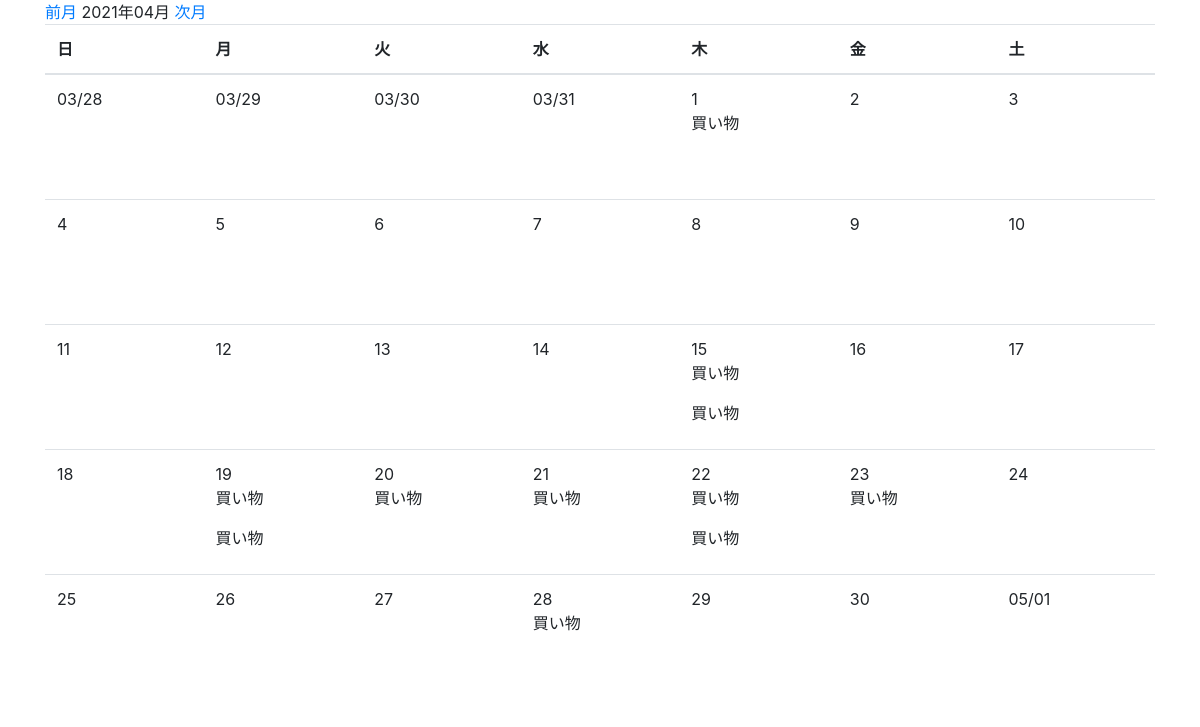
Page /month_with_schedule/2021/4/ on the committed database.
### app/models.py (models this page shows, shortened)
class Cost(models.Model):
    summary = models.CharField('カテゴリ', max_length=30)
    money = models.IntegerField(
        '金額', validators=[MinValueValidator(0), MaxValueValidator(100000000)])
    description = models.TextField('詳細な説明', blank=True)
    date = models.DateField('日付', default=timezone.now)
    created_at = models.DateTimeField('作成日', default=timezone.now)

### app/views.py (the view)
class MonthWithScheduleCalendar(mixins.MonthWithScheduleMixin, generic.TemplateView):
    template_name = 'app/month_with_schedule.html'
    model = Cost
    date_field = 'date'
    def get_context_data(self, **kwargs):
        context = super().get_context_data(**kwargs)
        calendar_context = self.get_month_calendar()
        context.update(calendar_context)
        return context

### app/mixins.py (called while the page is built)
    def setup_calendar(self):
        self._calendar = calendar.Calendar(self.first_weekday)

    def get_week_names(self):
        week_names = deque(self.week_names)
        week_names.rotate(-self.first_weekday)
        return week_names

    def get_previous_month(self, date):
        if date.month == 1:
            return date.replace(year=date.year-1, month=12, day=1)
        else:
            return date.replace(month=date.month-1, day=1)

    def get_next_month(self, date):
        if date.month == 12:
            return date.replace(year=date.year+1, month=1, day=1)
        else:
            return date.replace(month=date.month+1, day=1)

    def get_month_days(self, date):
        return self._calendar.monthdatescalendar(date.year, date.month)

    def get_current_month(self):
        month = self.kwargs.get('month')
        year = self.kwargs.get('year')
        if month and year:
            month = datetime.date(year=int(year), month=int(month), day=1)
        else:
            month = datetime.date.today().replace(day=1)
        return month

    def get_month_calendar(self):
        self.setup_calendar()
        current_month = self.get_current_month()
        calendar_data = {
            'now': datetime.date.today(),
            'month_days': self.get_month_days(current_month),
            'month_current': current_month,
            'month_previous': self.get_previous_month(current_month),
            'month_next': self.get_next_month(current_month),
            'week_names': self.get_week_names(),
        }
        return calendar_data

    def get_month_schedules(self, start, end, days):
        lookup = {
            '{}__range'.format(self.date_field): (start, end)
        }
        _queryset = self.model.objects.filter(**lookup)
        _day_schedules = {day: [] for week in days for day in week}
        for schedule in _queryset:
            schedule_date = getattr(schedule, self.date_field)
            _day_schedules[schedule_date].append(schedule)
        size = len(_day_schedules)
        return [{key: _day_schedules[key] for key in itertools.islice(_day_schedules, i, i+7)} for i in range(0, size, 7)]

### app/templates/app/month_with_schedule.html (shortened to what this page needs)
{% extends 'app/base.html' %}
{% block content %}
<a href="{% url 'app:month_with_schedule' month_previous.year month_previous.month %}">前月</a>
{{ month_current | date:"Y年m月" }}
<a href="{% url 'app:month_with_schedule' month_next.year month_next.month %}">次月</a>
<table class="table">
    <thead>
        <tr>
            {% for w in week_names %}
            <th>{{ w }}</th>
            {% endfor %}
        </tr>
    </thead>
    <tbody>
        {% for week_day_schedules in month_day_schedules %}
        <tr>
            {% for day, schedules in week_day_schedules.items %}
            {% if now == day %}
            <td class="table-success">
                {% else %}
            <td>
                {% endif %}
                <div>
                    {% if month_current.month != day.month %}
                    {{ day | date:"m/d" }}
                    {% else %}
                    {{ day.day }}
                    {% endif %}
                    {% for schedule in schedules %}
                    <p>{{ schedule.summary }}</p>
                    {% endfor %}
                </div>
            </td>
            {% endfor %}
        </tr>
        {% endfor %}
    </tbody>
</table>
{% endblock %}

### app/templates/app/month_with_schedule.html (style rules this page uses)
table { table-layout: fixed; }
td>div { height: 100px; overflow: hidden; white-space: nowrap; }

### rows in the picture
Cost: day "1", summary "買い物"
Cost: day "15", summary "買い物"
Cost: summary "買い物"
Cost: day "19", summary "買い物"
Cost: summary "買い物"
Cost: day "20", summary "買い物"
Cost: day "21", summary "買い物"
Cost: day "22", summary "買い物"
Cost: summary "買い物"
Cost: day "23", summary "買い物"
Cost: day "28", summary "買い物"

### other values in the picture
{{ month_current | date:"Y年m月" }} "2021年04月"
{{ w }} "日" "月" "火" "水" "木" "金" "土"
{{ day | date:"m/d" }} "03/28" "03/29" "03/30" "03/31" "05/01"
{{ day.day }} "2" "3" "4" "5" "6" "7" "8" "9" "10" "11" "12" "13" "14" "16" "17" "18" "24" "25" "26" "27" "29" "30"
